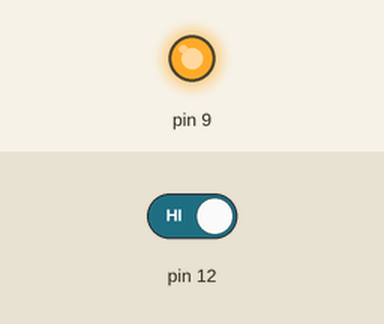
This sketch was run on a simulated Arduino Uno, built with avr-gcc and run on an emulated ATmega328P. On the bench: output pins drawn as LEDs (lit = HIGH). The test bench sets the inputs (shaded band); at power-on: pin 12 HIGH.

Above: at 1.2 s.
1.3 s: pin 12 driven LOW
At 2.5 s:
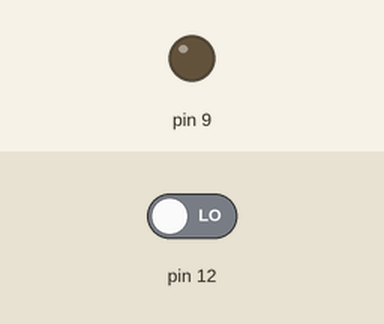
2.8 s: pin 12 driven HIGH
At 3.8 s:
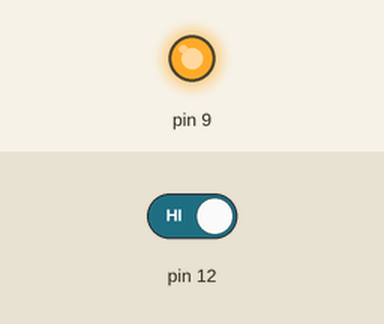
Timing chart, 0 to 5.8 s (numbered marks = the images above; inputs shaded):
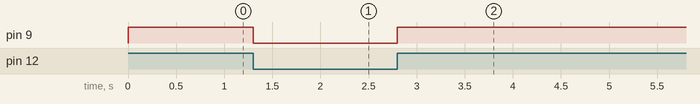

The sketch:

arduinoButtonLed.ino
```cpp
void setup() {
  // put your setup code here, to run once:
  pinMode(9, OUTPUT);
  pinMode(12, INPUT); //입력을 의미함 GPIO 12번 단자를 인풋한다

}

void loop() {
  // put your main code here, to run repeatedly:
  if( digitalRead(12) == LOW){ //digitalRead 입력값을 읽어 그 값을 반환하는 함수
    digitalWrite(9, LOW);
  }
  else {
    digitalWrite(9, HIGH);
  }
}
```

Measured:
- after the input at 1.3 s, pin 9: HIGH → LOW at once
- after the input at 2.8 s, pin 9: LOW → HIGH at once
